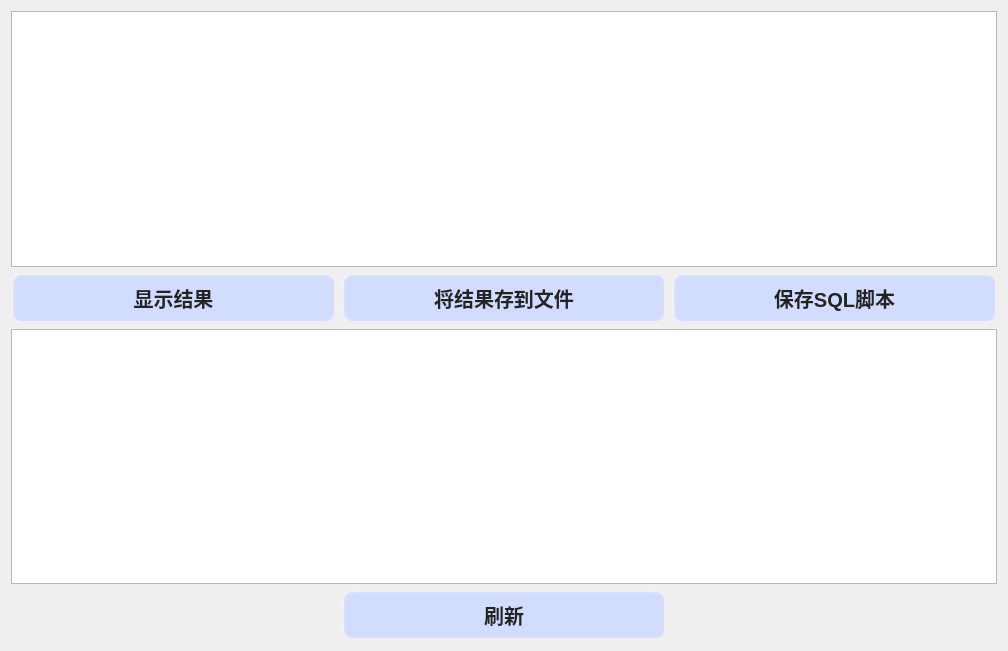
<?xml version="1.0" encoding="UTF-8"?>
<ui version="4.0">
 <class>ExecSqlWidget</class>
 <widget class="QWidget" name="ExecSqlWidget">
  <property name="geometry">
   <rect>
    <x>0</x>
    <y>0</y>
    <width>1008</width>
    <height>651</height>
   </rect>
  </property>
  <property name="windowTitle">
   <string>Form</string>
  </property>
  <property name="styleSheet">
   <string notr="true">QPushButton{
/*背景色*/
	background-color: rgb(210, 220, 255);
/*边框样式*/
border-style: outset;
/*边框宽度为4像素*/
border-width: 4px;
/*边框圆角半径*/
border-radius: 10px;
/*边框颜色*/
border-color: rgba(255, 225, 255, 30);
/*字体*/
font: bold 20px;
/*字体颜色*/
color: rgb(35, 35, 35);
/*填衬*/
padding: 6px;
}

QPushButton:disabled{
background-color: rgba(211, 211, 211, 180);
color: rgba(39, 39, 39, 100);
}

/*鼠标悬停在按钮上时*/
QPushButton:hover{
	background-color: rgb(102, 102, 255,200);
border-color: rgba(255, 225, 255, 200);
color:rgba(0, 0, 0, 200);
}

/*按钮被按下时*/
QPushButton:pressed {
background-color: rgba(102, 102, 255, 200);
border-color: rgba(255, 225, 255, 30);
border-style: inset;
color:rgba(0, 0, 0, 100);
}

/*********标签*************/
QLabel{
	font: bold 17px;
}
</string>
  </property>
  <layout class="QGridLayout" name="gridLayout">
   <item row="1" column="2">
    <widget class="QPushButton" name="pBtn_saveSqlScript">
     <property name="text">
      <string>保存SQL脚本</string>
     </property>
    </widget>
   </item>
   <item row="1" column="0">
    <widget class="QPushButton" name="pBtn_showResults">
     <property name="text">
      <string>显示结果</string>
     </property>
     <property name="checkable">
      <bool>true</bool>
     </property>
    </widget>
   </item>
   <item row="1" column="1">
    <widget class="QPushButton" name="pBtn_saveToFile">
     <property name="text">
      <string>将结果存到文件</string>
     </property>
    </widget>
   </item>
   <item row="2" column="0" colspan="3">
    <widget class="QTableWidget" name="tWidget_showResults"/>
   </item>
   <item row="3" column="1">
    <widget class="QPushButton" name="pBtn_refresh">
     <property name="text">
      <string>刷新</string>
     </property>
    </widget>
   </item>
   <item row="0" column="0" colspan="3">
    <widget class="QTextEdit" name="textE_sqlScript">
     <property name="font">
      <font>
       <family>Consolas</family>
       <pointsize>14</pointsize>
      </font>
     </property>
     <property name="html">
      <string>&lt;!DOCTYPE HTML PUBLIC &quot;-//W3C//DTD HTML 4.0//EN&quot; &quot;http://www.w3.org/TR/REC-html40/strict.dtd&quot;&gt;
&lt;html&gt;&lt;head&gt;&lt;meta name=&quot;qrichtext&quot; content=&quot;1&quot; /&gt;&lt;style type=&quot;text/css&quot;&gt;
p, li { white-space: pre-wrap; }
&lt;/style&gt;&lt;/head&gt;&lt;body style=&quot; font-family:'Consolas'; font-size:14pt; font-weight:400; font-style:normal;&quot;&gt;
&lt;p style=&quot;-qt-paragraph-type:empty; margin-top:0px; margin-bottom:0px; margin-left:0px; margin-right:0px; -qt-block-indent:0; text-indent:0px;&quot;&gt;&lt;br /&gt;&lt;/p&gt;&lt;/body&gt;&lt;/html&gt;</string>
     </property>
    </widget>
   </item>
  </layout>
 </widget>
 <resources/>
 <connections/>
</ui>
